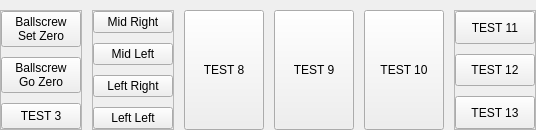
             <widget class="QWidget" name="tab_test">
              <attribute name="title">
               <string>Advanced Test</string>
              </attribute>
              <layout class="QHBoxLayout" name="horizontalLayout_46">
               <property name="spacing">
                <number>10</number>
               </property>
               <property name="leftMargin">
                <number>0</number>
               </property>
               <property name="topMargin">
                <number>10</number>
               </property>
               <property name="rightMargin">
                <number>0</number>
               </property>
               <property name="bottomMargin">
                <number>0</number>
               </property>
               <item>
                <widget class="QFrame" name="frame_6">
                 <property name="frameShape">
                  <enum>QFrame::StyledPanel</enum>
                 </property>
                 <property name="frameShadow">
                  <enum>QFrame::Raised</enum>
                 </property>
                 <layout class="QVBoxLayout" name="verticalLayout_10">
                  <property name="spacing">
                   <number>10</number>
                  </property>
                  <property name="leftMargin">
                   <number>0</number>
                  </property>
                  <property name="topMargin">
                   <number>0</number>
                  </property>
                  <property name="rightMargin">
                   <number>0</number>
                  </property>
                  <property name="bottomMargin">
                   <number>0</number>
                  </property>
                  <item>
                   <widget class="QPushButton" name="set_zero">
                    <property name="sizePolicy">
                     <sizepolicy hsizetype="Minimum" vsizetype="Preferred">
                      <horstretch>0</horstretch>
                      <verstretch>0</verstretch>
                     </sizepolicy>
                    </property>
                    <property name="text">
                     <string>Ballscrew
Set Zero</string>
                    </property>
                   </widget>
                  </item>
                  <item>
                   <widget class="QPushButton" name="go_zero">
                    <property name="sizePolicy">
                     <sizepolicy hsizetype="Minimum" vsizetype="Preferred">
                      <horstretch>0</horstretch>
                      <verstretch>0</verstretch>
                     </sizepolicy>
                    </property>
                    <property name="text">
                     <string>Ballscrew
Go Zero</string>
                    </property>
                   </widget>
                  </item>
                  <item>
                   <widget class="QPushButton" name="test_3">
                    <property name="sizePolicy">
                     <sizepolicy hsizetype="Minimum" vsizetype="Preferred">
                      <horstretch>0</horstretch>
                      <verstretch>0</verstretch>
                     </sizepolicy>
                    </property>
                    <property name="text">
                     <string>TEST 3</string>
                    </property>
                   </widget>
                  </item>
                 </layout>
                </widget>
               </item>
               <item>
                <widget class="QFrame" name="frame_27">
                 <property name="frameShape">
                  <enum>QFrame::StyledPanel</enum>
                 </property>
                 <property name="frameShadow">
                  <enum>QFrame::Raised</enum>
                 </property>
                 <layout class="QVBoxLayout" name="verticalLayout_13">
                  <property name="spacing">
                   <number>10</number>
                  </property>
                  <property name="leftMargin">
                   <number>0</number>
                  </property>
                  <property name="topMargin">
                   <number>0</number>
                  </property>
                  <property name="rightMargin">
                   <number>0</number>
                  </property>
                  <property name="bottomMargin">
                   <number>0</number>
                  </property>
                  <item>
                   <widget class="QPushButton" name="test_4">
                    <property name="sizePolicy">
                     <sizepolicy hsizetype="Minimum" vsizetype="Preferred">
                      <horstretch>0</horstretch>
                      <verstretch>0</verstretch>
                     </sizepolicy>
                    </property>
                    <property name="text">
                     <string>Mid Right</string>
                    </property>
                   </widget>
                  </item>
                  <item>
                   <widget class="QPushButton" name="test_5">
                    <property name="sizePolicy">
                     <sizepolicy hsizetype="Minimum" vsizetype="Preferred">
                      <horstretch>0</horstretch>
                      <verstretch>0</verstretch>
                     </sizepolicy>
                    </property>
                    <property name="text">
                     <string>Mid Left</string>
                    </property>
                   </widget>
                  </item>
                  <item>
                   <widget class="QPushButton" name="test_6">
                    <property name="sizePolicy">
                     <sizepolicy hsizetype="Minimum" vsizetype="Preferred">
                      <horstretch>0</horstretch>
                      <verstretch>0</verstretch>
                     </sizepolicy>
                    </property>
                    <property name="text">
                     <string>Left Right</string>
                    </property>
                   </widget>
                  </item>
                  <item>
                   <widget class="QPushButton" name="test_7">
                    <property name="sizePolicy">
                     <sizepolicy hsizetype="Minimum" vsizetype="Preferred">
                      <horstretch>0</horstretch>
                      <verstretch>0</verstretch>
                     </sizepolicy>
                    </property>
                    <property name="text">
                     <string>Left Left</string>
                    </property>
                   </widget>
                  </item>
                 </layout>
                </widget>
               </item>
               <item>
                <widget class="QPushButton" name="test_8">
                 <property name="sizePolicy">
                  <sizepolicy hsizetype="Minimum" vsizetype="Preferred">
                   <horstretch>0</horstretch>
                   <verstretch>0</verstretch>
                  </sizepolicy>
                 </property>
                 <property name="text">
                  <string>TEST 8</string>
                 </property>
                </widget>
               </item>
               <item>
                <widget class="QPushButton" name="test_9">
                 <property name="sizePolicy">
                  <sizepolicy hsizetype="Minimum" vsizetype="Preferred">
                   <horstretch>0</horstretch>
                   <verstretch>0</verstretch>
                  </sizepolicy>
                 </property>
                 <property name="text">
                  <string>TEST 9</string>
                 </property>
                </widget>
               </item>
               <item>
                <widget class="QPushButton" name="test_10">
                 <property name="sizePolicy">
                  <sizepolicy hsizetype="Minimum" vsizetype="Preferred">
                   <horstretch>0</horstretch>
                   <verstretch>0</verstretch>
                  </sizepolicy>
                 </property>
                 <property name="text">
                  <string>TEST 10</string>
                 </property>
                </widget>
               </item>
               <item>
                <widget class="QFrame" name="frame_5">
                 <property name="frameShape">
                  <enum>QFrame::StyledPanel</enum>
                 </property>
                 <property name="frameShadow">
                  <enum>QFrame::Raised</enum>
                 </property>
                 <layout class="QVBoxLayout" name="verticalLayout_6">
                  <property name="spacing">
                   <number>10</number>
                  </property>
                  <property name="leftMargin">
                   <number>0</number>
                  </property>
                  <property name="topMargin">
                   <number>0</number>
                  </property>
                  <property name="rightMargin">
                   <number>0</number>
                  </property>
                  <property name="bottomMargin">
                   <number>0</number>
                  </property>
                  <item>
                   <widget class="QPushButton" name="test_11">
                    <property name="sizePolicy">
                     <sizepolicy hsizetype="Minimum" vsizetype="Preferred">
                      <horstretch>0</horstretch>
                      <verstretch>0</verstretch>
                     </sizepolicy>
                    </property>
                    <property name="text">
                     <string>TEST 11</string>
                    </property>
                   </widget>
                  </item>
                  <item>
                   <widget class="QPushButton" name="test_12">
                    <property name="sizePolicy">
                     <sizepolicy hsizetype="Minimum" vsizetype="Preferred">
                      <horstretch>0</horstretch>
                      <verstretch>0</verstretch>
                     </sizepolicy>
                    </property>
                    <property name="text">
                     <string>TEST 12</string>
                    </property>
                   </widget>
                  </item>
                  <item>
                   <widget class="QPushButton" name="test_13">
                    <property name="sizePolicy">
                     <sizepolicy hsizetype="Minimum" vsizetype="Preferred">
                      <horstretch>0</horstretch>
                      <verstretch>0</verstretch>
                     </sizepolicy>
                    </property>
                    <property name="text">
                     <string>TEST 13</string>
                    </property>
                   </widget>
                  </item>
                 </layout>
                </widget>
               </item>
              </layout>
             </widget>
